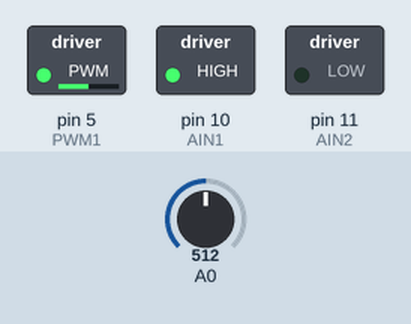
A sketch run on a simulated Arduino Uno, built with avr-gcc and run on an emulated ATmega328P. Parts: switched loads named in the sketch (green lamp = pin HIGH). The inputs (shaded band) are chosen by the test bench; at power-on: A0 = 512.

Above: at 1.2 s.
1.3 s: A0 set to 716
At 1.9 s:
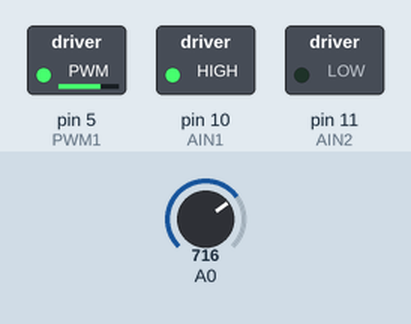
2.8 s: A0 set to 900
At 3.1 s:
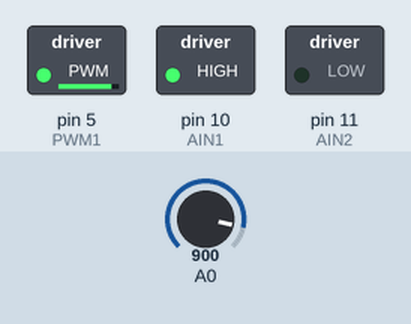
4.3 s: A0 set to 122
At 5.4 s:
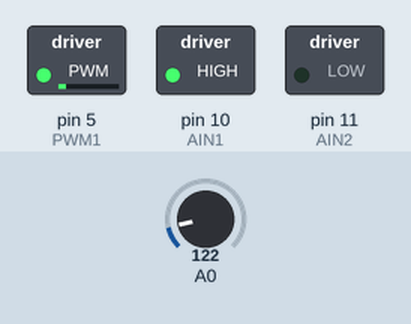
5.8 s: A0 set to 0
At 6.6 s:
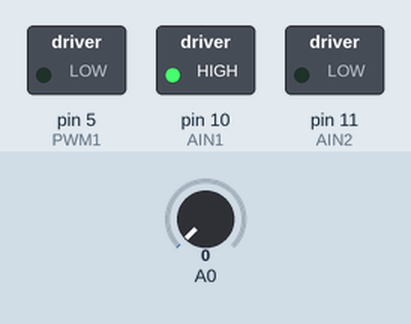
7.3 s: A0 set to 511
At 7.7 s:
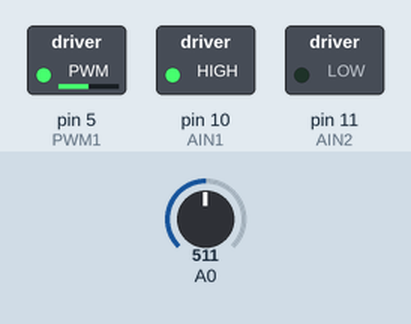
Timing chart, 0 to 9.8 s (numbered marks = the images above; inputs shaded):
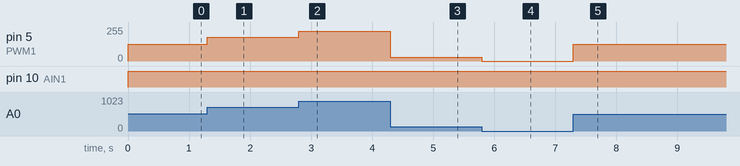

The sketch:

Driver_TB6612.ino
```cpp
    /*
  TB6612FNG-Dual-Driver
  made on 28 oct 2020
  by Amir Mohammad Shojaee @ Electropeak
  Home

*/

#define PWM1 5
#define AIN1 10
#define AIN2 11
// #define PWM2 6
// #define BIN1 7
// #define BIN2 8

int pot;
int out;

void setup() {
  Serial.begin(9600);
  pinMode(PWM1,OUTPUT);
  pinMode(AIN1,OUTPUT);
  pinMode(AIN2,OUTPUT);
  // pinMode(PWM2,OUTPUT);
  // pinMode(BIN1,OUTPUT);
  // pinMode(BIN2,OUTPUT);

}

void loop() {

  digitalWrite(AIN1,HIGH); //Motor A Rotate Clockwise
  digitalWrite(AIN2,LOW);
  // digitalWrite(BIN1,HIGH); //Motor B Rotate Clockwise
  // digitalWrite(BIN2,LOW);

  pot=analogRead(A0);
  out=map(pot,0,1023,0,255);
  analogWrite(PWM1,out); //Speed control of Motor A
  // analogWrite(PWM2,out); //Speed control of Motor B

}
```

Measured:
- after the input at 1.3 s, pin 5 (PWM1): 127/255 → 178/255 at once
- after the input at 2.8 s, pin 5 (PWM1): 178/255 → 224/255 at once
- after the input at 4.3 s, pin 5 (PWM1): 224/255 → 30/255 at once
- after the input at 5.8 s, pin 5 (PWM1): 30/255 → 0/255 at once
- after the input at 7.3 s, pin 5 (PWM1): 0/255 → 127/255 at once
